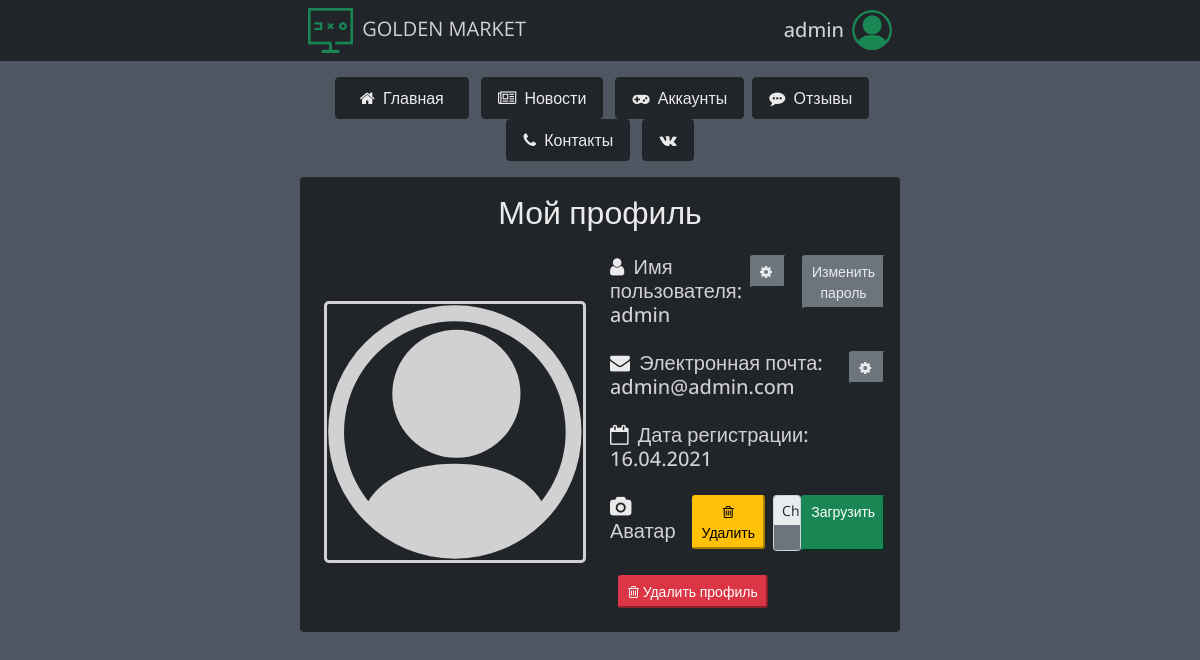
The page /profile (signed in) on the database as committed earlier.
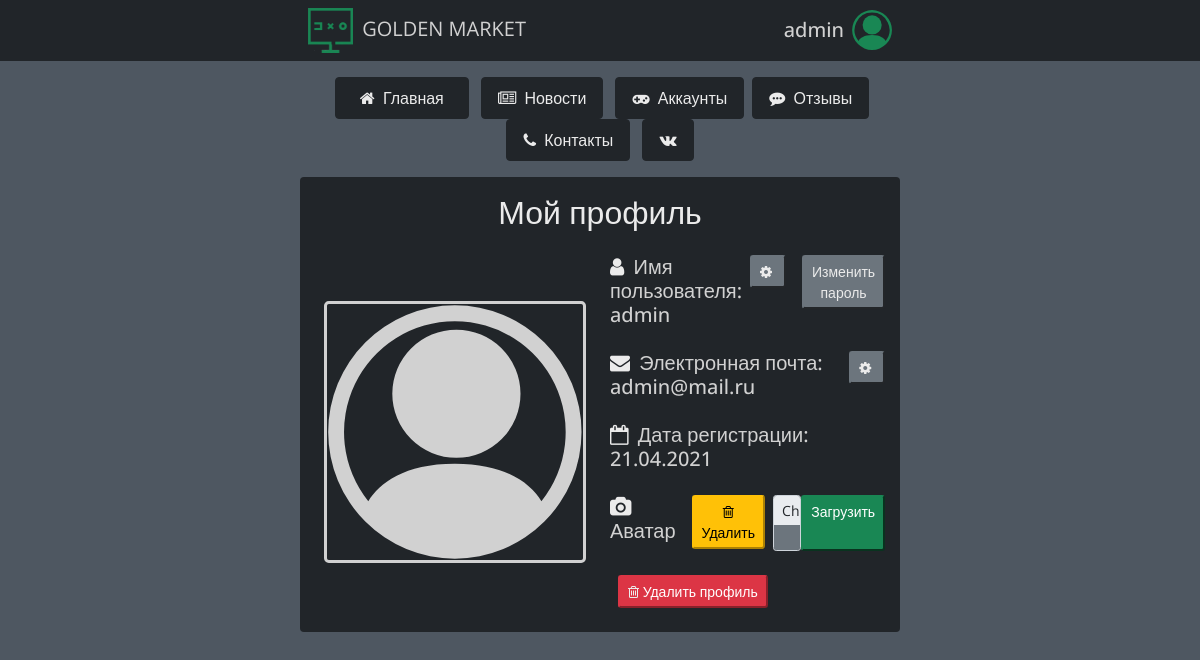
The same page on the database as committed later.
### data/users.py (models this page shows, shortened)
class User(SqlAlchemyBase, UserMixin):  # таблица пользователей
    __tablename__ = 'users'
    id = sqlalchemy.Column(sqlalchemy.Integer,
                           primary_key=True, autoincrement=True)
    name = sqlalchemy.Column(sqlalchemy.String, nullable=True)
    email = sqlalchemy.Column(sqlalchemy.String,
                              index=True, unique=True, nullable=True)
    photo = sqlalchemy.Column(sqlalchemy.String,
                              index=True, unique=False, nullable=True, default='-')
    is_photo = sqlalchemy.Column(sqlalchemy.Boolean,
                                 index=True, unique=False, nullable=True, default=0)
    hashed_password = sqlalchemy.Column(sqlalchemy.String, nullable=True)
    created_date = sqlalchemy.Column(sqlalchemy.DateTime,
                                     default=datetime.datetime.now)
    news = orm.relation("News", back_populates='user')
    accounts = orm.relation("Accounts", back_populates='user')

### main.py (the view, shortened to what this page needs)
@app.route('/profile', methods=['GET', 'POST'])  # страница профиля
@login_required
def profile():
    return render_template('profile.html', name=current_user.name,
                           photo='/'.join(current_user.photo.split('/')[1:]),
                           email=current_user.email,
                           created_date=str(current_user.created_date).split()[0].split('-'),
                           title=current_user.name, is_photo=current_user.is_photo)

### data/db_session.py (called while the page is built)
def create_session() -> Session:
    global __factory
    return __factory()

### main.py (called while the page is built)
@login_manager.user_loader  # функция загрузки пользователя
def load_user(user_id):
    db_sess = db_session.create_session()
    return db_sess.query(User).get(user_id)

### templates/profile.html (shortened to what this page needs)
{% extends "base.html" %}
{% block content %}
<div class="container w-50 bg-dark rounded mt-3 p-3">
    {% if not current_user.is_authenticated %}
    <h2>Вы не авторизованы!!!</h2>
    {% else %}
    <div class="text-center mb-4"><h2 class="simple-btn">Мой профиль</h2></div>
    <div class="d-flex m-2">
        {% if current_user.is_photo %}
        <div class="white-border border border-3 rounded-3 m-auto">
            <img src="{{ url_for('static', filename=photo) }}" width="256" height="256">
        </div>
        {% else %}
        <div class="white-border border border-3 rounded-3 m-auto">
        </div>
        {% endif %}
        <div class="container p-0 text-start ms-4">
            <div class="d-flex mb-4">
                <h5 class="my-auto"><i class="fa fa-user fa-1x simple-btn me-1" aria-hidden="true"></i> Имя пользователя: {{ name }}</h5>
                <a href="/redact_name">
                    <button class="simple-btn btn-sm btn-secondary ms-2">
                        <i class="fa fa-cog fa-1x simple-btn me-1" aria-hidden="true"></i>
                    </button>
                </a>
                <a href="/redact_password">
                    <button class="simple-btn btn-sm btn-secondary ms-3">
                        Изменить пароль
                    </button>
                </a>
            </div>
            <div class="d-flex my-4">
                <h5 class="my-auto">
                    <i class="fa fa-envelope fa-1x simple-btn me-1" aria-hidden="true"></i> Электронная почта: {{ email }}
                </h5>
                <a href="/redact_mail">
                    <button class="simple-btn btn-sm btn-secondary ms-2">
                        <i class="fa fa-cog fa-1x simple-btn me-1" aria-hidden="true"></i>
                    </button>
                </a>
            </div>
            <div class="d-flex my-4">
                <h5 class="my-auto">
                    <i class="fa fa-calendar-o fa-1x simple-btn me-1" aria-hidden="true"></i> Дата регистрации: {{ created_date[2] }}.{{ created_date[1] }}.{{ created_date[0] }}
                </h5>
            </div>
            <div class="d-flex my-4">
                <h5>
                    <i class="fa fa-camera fa-1x simple-btn me-1" aria-hidden="true"></i> Аватар
                </h5>
                <a href="/delete_avatar">
                    <button class="btn-sm btn-warning ms-3 me-2" type="button">
                        <i class="fa fa-trash-o fa-1x text-black" aria-hidden="true"></i> Удалить
                    </button>
                </a>
                <form method="post" enctype="multipart/form-data" class="d-flex">
                    <input class="form-control form-control-sm bg-secondary simple-btn" type="file"
                           name="file">
                    <button type="submit" class="btn-sm btn-success d-flex">
                        Загрузить
                    </button>
                </form>
            </div>
            <div class="d-flex mt-4">
                <a href="/delete">
                    <button class="btn-sm btn-danger ms-2">
                        <i class="fa fa-trash-o fa-1x simple-btn" aria-hidden="true"></i> Удалить профиль
                    </button>
                </a>
            </div>
        </div>
    </div>
    {% endif %}
</div>
{% endblock %}

### templates/base.html (shortened to what this page needs)
<!DOCTYPE html>
<html lang="en" style="">
<head>
    <link href="https://cdn.jsdelivr.net/npm/bootstrap@5.0.0-beta3/dist/css/bootstrap.min.css"
          rel="stylesheet"
>
    <link rel="stylesheet"
          href="https://maxcdn.bootstrapcdn.com/font-awesome/4.7.0/css/font-awesome.min.css">
    <link rel="stylesheet" href="{{ url_for('static', filename='css/style.css') }}" type="text/css">
</head>
<body class="container-fluid p-0">
<header class="container-fluid bg-dark p-0 m-0">
    <nav class="navbar navbar-white bg-dark p-0 m-0 w-50 mx-auto">
        <div class="navbar-brand text-center m-2 p-0">
            <a href="/">
                <img src="{{ url_for('static', filename='img/site-logo.png') }}"
                     class="me-1" width="45" height="45">
            </a>
            GOLDEN MARKET
        </div>
        {% if current_user.is_authenticated %}
        <div class="dropdown d-flex m-2 p-0">
            <h5 class="dropdown my-auto mx-2" id="dropdownMenuLabel"
                data-toggle="dropdown"
                aria-haspopup="true" aria-expanded="false">{{ current_user.name }}</h5>
            <button class="dropdown bg-dark border-0 p-0" type="button" id="dropdownMenuButton"
                    data-toggle="dropdown"
                    aria-haspopup="true" aria-expanded="false">
            </button>
        </div>
        {% endif %}
    </nav>
</header>
<main>
    <div class="container-fluid w-50 mt-3 p-0 text-center rounded-3">
        <a href="/" class="mx-1">
            <button class="simple-btn btn btn-dark px-4 py-2">
                <i class="fa fa-home fa-1x simple-btn me-1" aria-hidden="true"></i> Главная
            </button>
        </a>
        <a href="/news" class="mx-1">
            <button class="simple-btn btn btn-dark px-3 py-2">
                <i class="fa fa-newspaper-o fa-1x simple-btn me-1" aria-hidden="true"></i> Новости
            </button>
        </a>
        <a href="/market" class="mx-1">
            <button class="simple-btn btn btn-dark px-3 py-2">
                <i class="fa fa-gamepad fa-1x simple-btn me-1" aria-hidden="true"></i> Аккаунты
            </button>
        </a>
        <a class="mx-auto" href="/reviews">
            <button class="simple-btn btn btn-dark px-3 py-2">
                <i class="fa fa-commenting fa-1x simple-btn me-1" aria-hidden="true"></i> Отзывы
            </button>
        </a>
        <a href="/contacts" class="mx-1">
            <button class="simple-btn btn btn-dark px-3 py-2">
                <i class="fa fa-phone fa-1x simple-btn me-1" aria-hidden="true"></i> Контакты
            </button>
        </a>
        <a href="https://vk.com/public203487503" class="mx-1" target="_blank">
            <button class="btn btn-dark px-3 py-2">
                <i class="fa fa-vk w-100 simple-btn" aria-hidden="true"></i>
            </button>
        </a>
    </div>
    {% block content %}
    {% endblock %}
</main>
</body>
</html>

### static/css/style.css (style rules this page uses)
a { text-decoration: none !important; border: none !important; }

### templates/base.html (style rules this page uses)
* { font-family: 'Open Sans', sans-serif; color: #d1d1d1; }
body { background-color: #4e5761; }
.white-border { border-color: #d1d1d1 !important; }
.simple-btn { color: #ebebeb !important; }
img { max-width:100%; height: 100%; }
.text-black { color: black; }

Rows that differ between the two databases and show on the page:
changed User "admin": email "admin@admin.com" → "admin@mail.ru"
Other text that changed with them:
{{ created_date[2] }}: "16" → "21"
